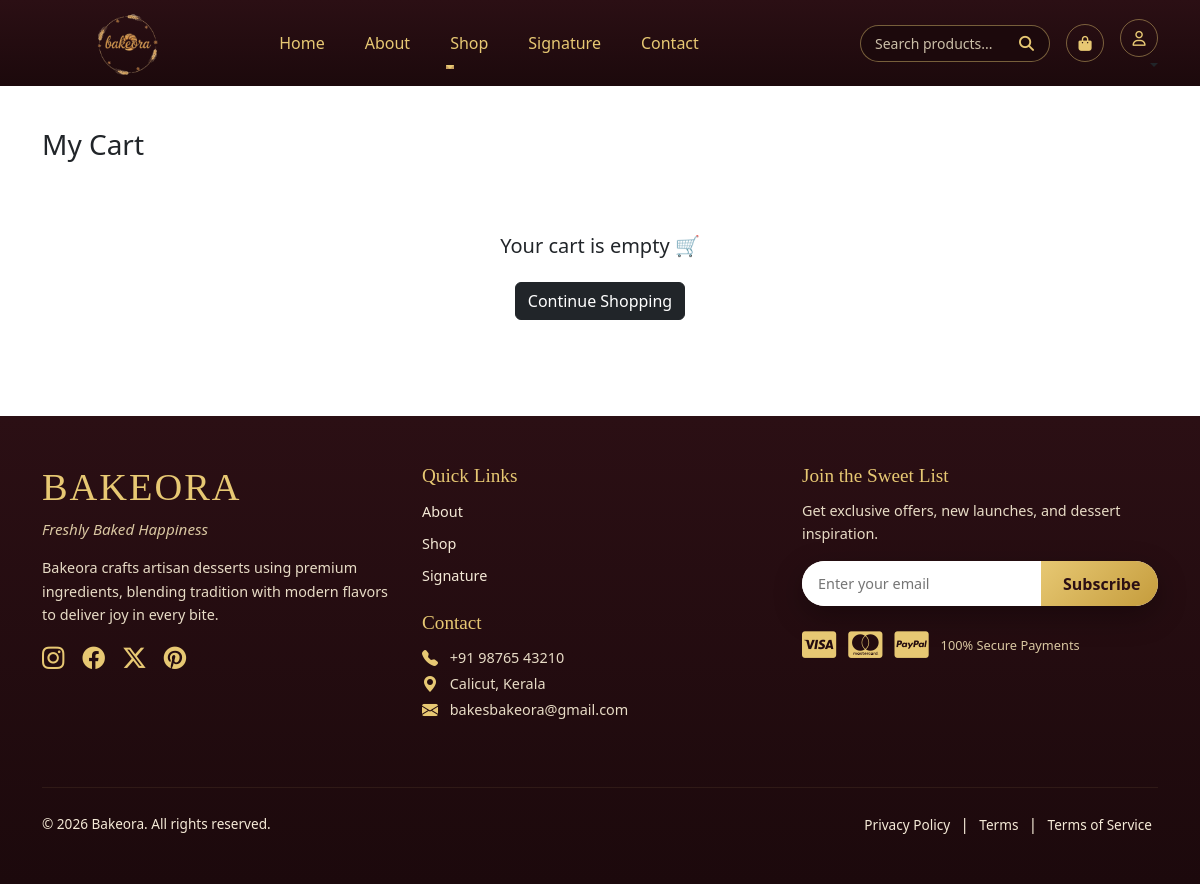
Before: /cart/ (signed in) with the older database file.
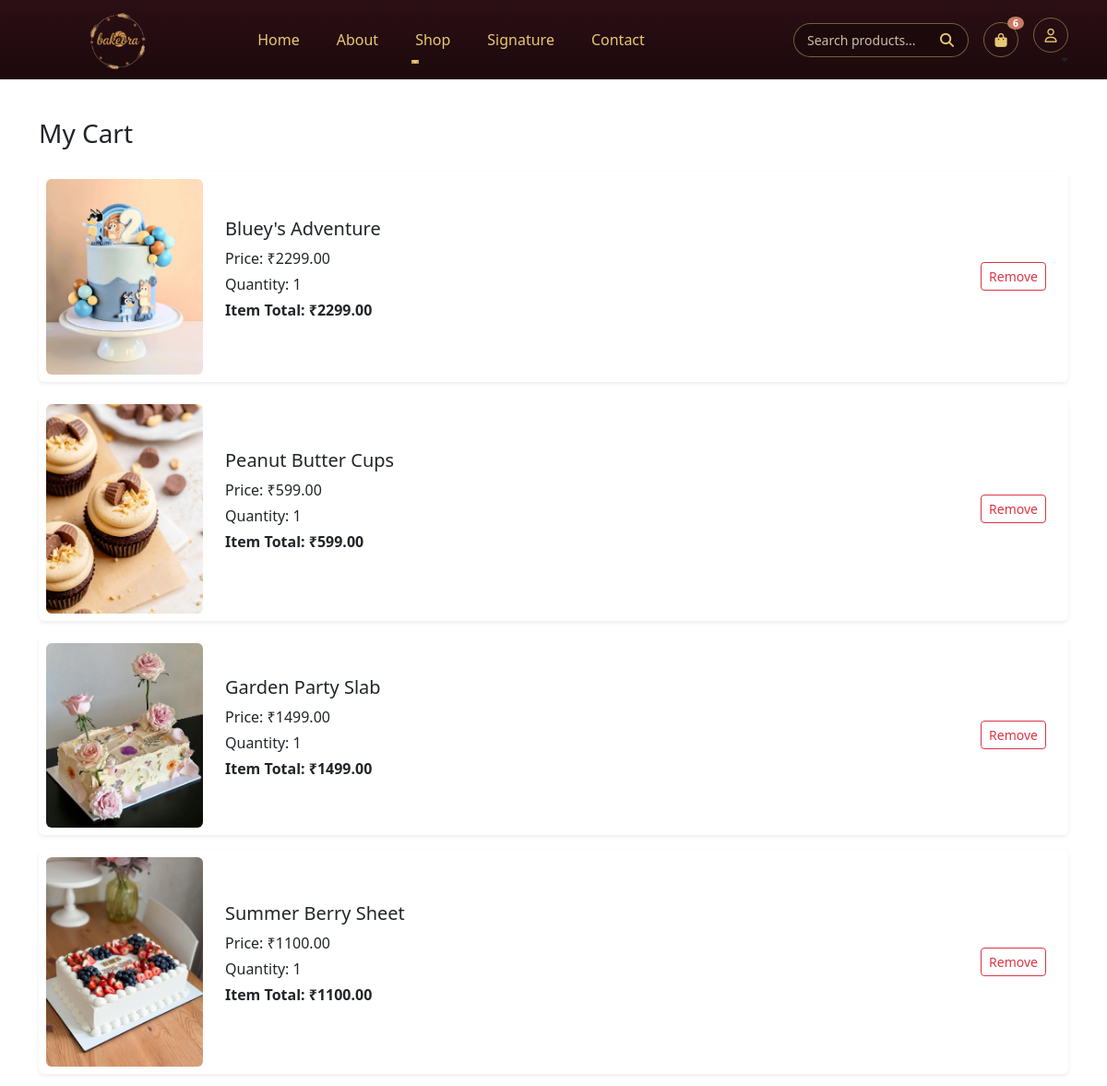
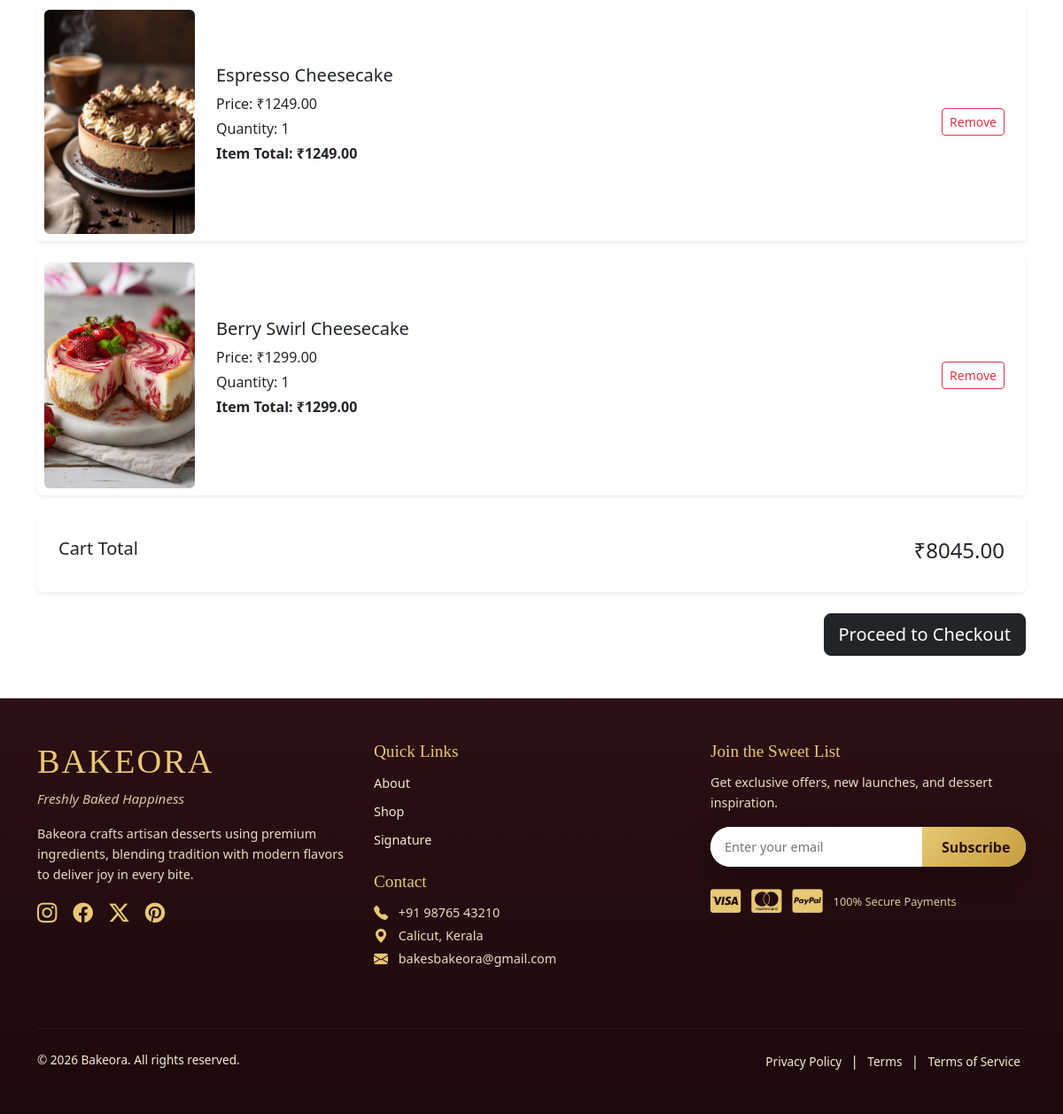
After: the same page with the newer database file (2 pictures, top to bottom).
### cart/models.py (models this page shows)
class CartItem(models.Model):
    cart = models.ForeignKey(Cart, on_delete=models.CASCADE, related_name="items")
    product = models.ForeignKey(ProductSearch, on_delete=models.CASCADE)
    quantity = models.PositiveIntegerField(default=1)
    class Meta:
        unique_together = ('cart', 'product')
    @property
    def total_price(self):
        return self.product.price * self.quantity

class Cart(models.Model):
    user = models.OneToOneField(User, on_delete=models.CASCADE)
    created_at = models.DateTimeField(auto_now_add=True)

### products/models.py (models this page shows, shortened)
class ProductSearch(models.Model):
    PRODUCT_TYPES = [
        ('cake', 'Cake'),
        ('dessert', 'Dessert'),
        ('pudding', 'Pudding'),
    ]
    product_id = models.PositiveIntegerField()
    product_type = models.CharField(max_length=20, choices=PRODUCT_TYPES)
    name = models.CharField(max_length=200, db_index=True)
    category = models.CharField(
        max_length=100,
        blank=True,
        default=""
    )
    flavor = models.CharField(
        max_length=100,
        blank=True,
        default=""
    )
    tags = models.CharField(max_length=250, blank=True)
    description = models.TextField(blank=True)
    price = models.DecimalField(max_digits=8, decimal_places=2)
    image = models.ImageField(upload_to='search/', blank=True)
    is_active = models.BooleanField(default=True)

### cart/views.py (the view, shortened to what this page needs)
# urls.py: path('', views.cart_view, name='cart'),
def cart_view(request):
    db_cart = get_or_create_cart(request.user)
    items = db_cart.items.select_related("product")
    db_cart.total_price = sum(
        i.total_price for i in items   # uses property correctly
    )
    return render(request, "cart.html", {
        "db_cart": db_cart,
        "session_cart": None,
        "session_total": 0
    })

### cart/utils.py (called while the page is built)
def get_or_create_cart(user):
    cart, created = Cart.objects.get_or_create(user=user)
    return cart

### ecommerce/context_processors.py (called while the page is built)
def cart_count(request):
    if request.user.is_authenticated:
        cart = Cart.objects.filter(user=request.user).first()
        if cart:
            return {"cart_count": cart.items.count()}
        return {"cart_count": 0}
    session_cart = request.session.get("cart", {})
    count = sum(item["quantity"] for item in session_cart.values())
    return {"cart_count": count}

### ecommerce/templates/cart.html (shortened to what this page needs)
{% extends 'master.html' %}
{% load static %}
{% block content %}
<div class="container py-5">
  <h3 class="mb-4">My Cart</h3>
  {% if not user.is_authenticated and session_cart %}
    {% for product_id, item in session_cart.items %}
    <div class="card mb-3 shadow-sm">
      <div class="row g-0 align-items-center">
        <div class="col-md-2 text-center p-2">
          {% if item.image %}
            <img src="{{ item.image }}" class="img-fluid rounded">
          {% else %}
            <img src="{% static 'images/no-image.png' %}" class="img-fluid rounded">
          {% endif %}
        </div>
        <div class="col-md-7">
          <div class="card-body">
            <h5>{{ item.name }}</h5>
            <p class="mb-1">Price: ₹{{ item.price }}</p>
            <p class="mb-1">Quantity: {{ item.quantity }}</p>
            <p class="fw-bold">
              Item Total: ₹{{ item.price|floatformat:2|add:"0"|floatformat:2 }}
            </p>
          </div>
        </div>
        <div class="col-md-3 text-end pe-4">
          <a href="{% url 'remove_from_cart' product_id %}"
             class="btn btn-sm btn-outline-danger">
            Remove
          </a>
        </div>
      </div>
    </div>
    {% endfor %}
    <div class="text-end">
      <h4>Total: ₹{{ session_total }}</h4>
    </div>
  {% elif user.is_authenticated and db_cart and db_cart.items.exists %}
    {% for item in db_cart.items.all %}
    <div class="card mb-3 shadow-sm">
      <div class="row g-0 align-items-center">
        <div class="col-md-2 text-center p-2">
          <img src="{{ item.product.image.url }}"
               class="img-fluid rounded">
        </div>
        <div class="col-md-6">
          <div class="card-body">
            <h5 class="card-title">{{ item.product.name }}</h5>
            <p class="mb-1">Price: ₹{{ item.product.price }}</p>
            <p class="mb-1">
              Quantity: {{ item.quantity }}
            </p>
            <p class="fw-bold">
              Item Total: ₹{{ item.total_price }}
            </p>
          </div>
        </div>
        <div class="col-md-4 text-end pe-4">
          <a href="{% url 'remove_from_cart' item.product.id %}"
             class="btn btn-sm btn-outline-danger">
            Remove
          </a>
        </div>
      </div>
    </div>
    {% endfor %}
    <div class="card p-4 mt-4 shadow-sm">
      <div class="d-flex justify-content-between">
        <h5>Cart Total</h5>
        <h4>₹{{ db_cart.total_price }}</h4>
      </div>
    </div>
  {% else %}
    <div class="text-center py-5">
      <h5>Your cart is empty 🛒</h5>
      <a href="{% url 'cakes' %}" class="btn btn-dark mt-3">
        Continue Shopping
      </a>
    </div>
  {% endif %}
  {% if session_cart or db_cart.items.exists %}
  <div class="text-end mt-4">
    <a href="{% url 'checkout' %}" class="btn btn-dark btn-lg">
      Proceed to Checkout
    </a>
  </div>
  {% endif %}
</div>
{% endblock %}

### ecommerce/templates/master.html (shortened to what this page needs)
{% load static %}
<!DOCTYPE html>
<html lang="en">
<head>
  <link href="https://cdn.jsdelivr.net/npm/bootstrap@5.3.2/dist/css/bootstrap.min.css" rel="stylesheet">
  <link href="https://cdn.jsdelivr.net/npm/bootstrap-icons/font/bootstrap-icons.css" rel="stylesheet">
  <link rel="stylesheet" href="https://cdnjs.cloudflare.com/ajax/libs/font-awesome/6.5.1/css/all.min.css">
  <link rel="stylesheet" href="{% static 'css/style.css' %}">
  <link rel="stylesheet" href="{% static 'css/Items.css' %}">
  <link rel="stylesheet" href="{% static 'css/log_reg.css' %}">
</head>
<body>
  <nav class="navbar navbar-expand-lg bakeora-navbar fixed-top">
    <div class="container">
      <a class="navbar-brand d-flex flex-column">
        <img src="{% static 'images/bakeora_logo.png' %}" alt="Bakeora Logo" class="logo-img">
      </a>
      <div class="collapse navbar-collapse" id="mainNav">
        <ul class="navbar-nav mx-auto gap-lg-4 mb-2 mb-lg-0">
          <li class="nav-item"><a class="nav-link" href="{% url 'home' %}#home">Home</a></li>
          <li class="nav-item"><a class="nav-link" href="{% url 'home' %}#about">About</a></li>
          <li class="nav-item dropdown">
            <a class="nav-link dropdown-toggle" href="{% url 'home' %}#shop">Shop</a>
          </li>
          <li class="nav-item"><a class="nav-link" href="{% url 'home' %}#popular">Signature</a></li>
          <li class="nav-item"><a class="nav-link" href="{% url 'home' %}#contact">Contact</a></li>
        </ul>
        <div class="d-flex align-items-center gap-3">
          <div class="search-wrapper position-relative">
            <input type="text" id="searchInput" class="form-control search-input" placeholder="Search products..."
              autocomplete="off">
            <button type="button" class="search-btn">
              <i class="fa-solid fa-magnifying-glass bakeora-search"></i>
            </button>
          </div>
          <a href="{% url 'cart' %}" class="cart-icon-wrapper position-relative">
            <span class="cart-circle">
              <i class="fa-solid fa-bag-shopping"></i>
            </span>
            {% if cart_count %}
            <span class="cart-badge" id="cart-count">
              {{ cart_count|default:0 }}
            </span>
            {% endif %}
          </a>
          {% if user.is_authenticated %}
          <div class="dropdown">
            <a class="nav-link dropdown-toggle p-0" href="#" data-bs-toggle="dropdown">
              <span class="user-icon">
                <i class="fa-regular fa-user"></i>
              </span>
            </a>
          </div>
          {% else %}
          <a href="{% url 'login' %}" class="nav-link p-0">
            <span class="user-icon">
              <i class="fa-regular fa-user"></i>
            </span>
          </a>
          {% endif %}
        </div>
      </div>
    </div>
  </nav>
  {% block content %}{% endblock %}
<footer class="bakeora-footer">
  <div class="container py-5">
    <div class="row gy-5">
      <div class="col-lg-4 col-md-6">
        <h2 class="footer-brand">BAKEORA</h2>
        <p class="footer-tagline">Freshly Baked Happiness</p>
        <p class="footer-about">
          Bakeora crafts artisan desserts using premium ingredients,
          blending tradition with modern flavors to deliver joy in every bite.
        </p>
        <div class="footer-social mt-3">
          <a href="#"><i class="bi bi-instagram"></i></a>
          <a href="#"><i class="bi bi-facebook"></i></a>
          <a href="#"><i class="bi bi-twitter-x"></i></a>
          <a href="#"><i class="bi bi-pinterest"></i></a>
        </div>
      </div>
      <div class="col-lg-4 col-md-6">
        <h5 class="footer-title">Quick Links</h5>
        <ul class="footer-links mb-4">
          <li><a href="#about">About</a></li>
          <li><a href="#shop">Shop</a></li>
          <li><a href="#popular">Signature</a></li>
        </ul>
        <h5 class="footer-title">Contact</h5>
        <p class="footer-text">
  <i class="bi bi-telephone-fill"></i> +91 98765 43210 <br>
  <i class="bi bi-geo-alt-fill"></i> Calicut, Kerala <br>
  <i class="bi bi-envelope-fill"></i> bakesbakeora@gmail.com
</p>
      </div>
      <div class="col-lg-4 col-md-12">
        <h5 class="footer-title">Join the Sweet List</h5>
        <p class="footer-text">
          Get exclusive offers, new launches, and dessert inspiration.
        </p>
<form method="post" action="{% url 'subscribe_email' %}" class="newsletter-box">
  <input type="email"
         name="email"
         placeholder="Enter your email"
         required>
  <button type="submit">Subscribe</button>
</form>
        <div class="payment-icons mt-4">
          <i class="fab fa-cc-visa"></i>
          <i class="fab fa-cc-mastercard"></i>
          <i class="fab fa-cc-paypal"></i>
          <span class="trust-badge">100% Secure Payments</span>
        </div>
      </div>
    </div>
    <hr class="footer-divider">
    <div class="row footer-bottom align-items-center">
      <div class="col-md-6 text-center text-md-start">
        <p class="mb-0">© 2026 Bakeora. All rights reserved.</p>
      </div>
      <div class="col-md-6 text-center text-md-end">
        <a href="#">Privacy Policy</a> |
        <a href="#">Terms</a> |
        <a href="#">Terms of Service</a>
      </div>
    </div>
  </div>
</footer>
</body>
</html>

### ecommerce/static/css/style.css (style rules this page uses)
html { scroll-behavior: smooth; }
body { padding-top: 80px; margin: 0; }
.navbar { min-height: 80px; padding: 8px 0; z-index: 1000; background:linear-gradient(180deg, #2b0f14 0%, #1c090c 100%); }
.navbar .container { display: flex; align-items: center; }
.logo-img { max-height: 60px; width: auto; object-fit: contain; transform: scale(2.85); transform-origin: left center; }
.navbar-nav .nav-link { font-weight: 500; color: #e7c873; position: relative; transition: color 0.3s ease; }
.navbar-nav .nav-link::after { content: ""; position: absolute; left: 0; bottom: -6px; width: 0; height: 2px; background: #c59d5f; transition: width 0.3s ease; }
.dropdown-toggle::after { float: right; margin-top: 6px; }
.user-icon { width: 38px; height: 38px; border-radius: 50%; border: 1px solid rgba(231, 200, 115, 0.45); display: flex; align-items: center; justify-content: center; color: #e7c873; font-size: 15px; background: transparent; transition: all 0.25s ease; }
.search-wrapper { position: relative; z-index: 1000; }
.search-input { width: 190px; border-radius: 999px; padding: 7px 14px; border: 1px solid rgba(231, 200, 115, 0.45); font-size: 14px; background: #1c090c; color: #f5ead7; }
.search-input::placeholder { color: #cbbfa8; }
.search-btn { position: absolute; right: 10px; top: 50%; transform: translateY(-50%); background: transparent; border: none; }
.bakeora-search { color:#e7c873; font-size: 15px; }
.cart-circle { width: 38px; height: 38px; border-radius: 50%; border: 1px solid rgba(231, 200, 115, 0.45); display: flex; align-items: center; justify-content: center; background: transparent; color: #e7c873; font-size: 15px; transition: all 0.25s ease; }
.cart-badge { position: absolute; top: -6px; right: -6px; background: #c97b63; color: #fff; font-size: 0.65rem; font-weight: 600; padding: 2px 6px; border-radius: 50%; line-height: 1; }
.card { border: none; box-shadow: 0 5px 15px rgba(0, 0, 0, 0.05); transition: transform 0.3s ease; }
.navbar .d-flex { align-items: center; }
.bakeora-footer { background: linear-gradient(180deg, #2b0f14 0%, #1c090c 100%); color: #f5ead7; position: relative; }
.footer-brand { font-family: "Playfair Display", serif; font-size: 2.4rem; color: #e7c873; letter-spacing: 2px; }
.footer-tagline { font-size: 0.95rem; color: #d9c7a2; margin-bottom: 1rem; font-style: italic; }
.footer-about { font-size: 0.9rem; line-height: 1.6; color: #e8dcc6; }
.footer-title { font-family: "Playfair Display", serif; color: #e7c873; font-size: 1.2rem; margin-bottom: 0.75rem; }
.footer-text { font-size: 0.9rem; color: #e8dcc6; line-height: 1.6; }
.footer-links { list-style: none; padding: 0; margin-bottom: 1.5rem; }
.footer-links li { margin-bottom: 8px; }
.footer-links a { color: #f5ead7; font-size: 0.9rem; text-decoration: none; position: relative; transition: color 0.3s ease; }
.footer-links a::after { content: ""; position: absolute; left: 0; bottom: -3px; width: 0; height: 1px; background: #e7c873; transition: width 0.3s ease; }
.footer-social a { color: #e7c873; font-size: 1.4rem; margin-right: 14px; display: inline-block; transition: transform 0.3s ease, color 0.3s ease; }
.newsletter-box { display: flex; background: #fffaf2; border-radius: 40px; overflow: hidden; box-shadow: 0 10px 30px rgba(0, 0, 0, 0.3); }
.newsletter-box input { flex: 1; border: none; padding: 12px 16px; font-size: 0.9rem; outline: none; }
.newsletter-box button { background: linear-gradient(135deg, #e7c873, #c49b3b); border: none; padding: 0 22px; font-weight: 600; color: #2b0f14; cursor: pointer; transition: background 0.3s ease; }
.payment-icons { display: flex; align-items: center; gap: 12px; }
.payment-icons i { font-size: 1.9rem; color: #e7c873; }
.trust-badge { font-size: 0.8rem; color: #d9c7a2; }
.footer-text i { color: #e7c873; margin-right: 8px; font-size: 1rem; vertical-align: middle; }
.footer-divider { border-color: rgba(231, 200, 115, 0.35); margin: 3rem 0 1.5rem; }
.footer-bottom p, .footer-bottom a { font-size: 0.85rem; color: #f5ead7; }
.footer-bottom a { text-decoration: none; margin: 0 6px; transition: color 0.3s ease; }

Changed rows visible on the page:
added CartItem: product.image (picture), product.name "Bluey's Adventure", product.price "2299.00", quantity "1", total_price "2299.00"
added CartItem: product.image (picture), product.name "Peanut Butter Cups", product.price "599.00", quantity "1", total_price "599.00"
added CartItem: product.image (picture), product.name "Garden Party Slab", product.price "1499.00", quantity "1", total_price "1499.00"
added CartItem: product.image (picture), product.name "Summer Berry Sheet", product.price "1100.00", quantity "1", total_price "1100.00"
added CartItem: product.image (picture), product.name "Espresso Cheesecake", product.price "1249.00", quantity "1", total_price "1249.00"
added CartItem: product.image (picture), product.name "Berry Swirl Cheesecake", product.price "1299.00", quantity "1", total_price "1299.00"
added Cart: total_price "8045.00"
Other visible differences:
{{ cart_count|default:0 }}: (not shown) → "6"
text no longer shown: "Your cart is empty 🛒 Continue Shopping"
text now shown: "Cart Total ₹ Proceed to Checkout"
